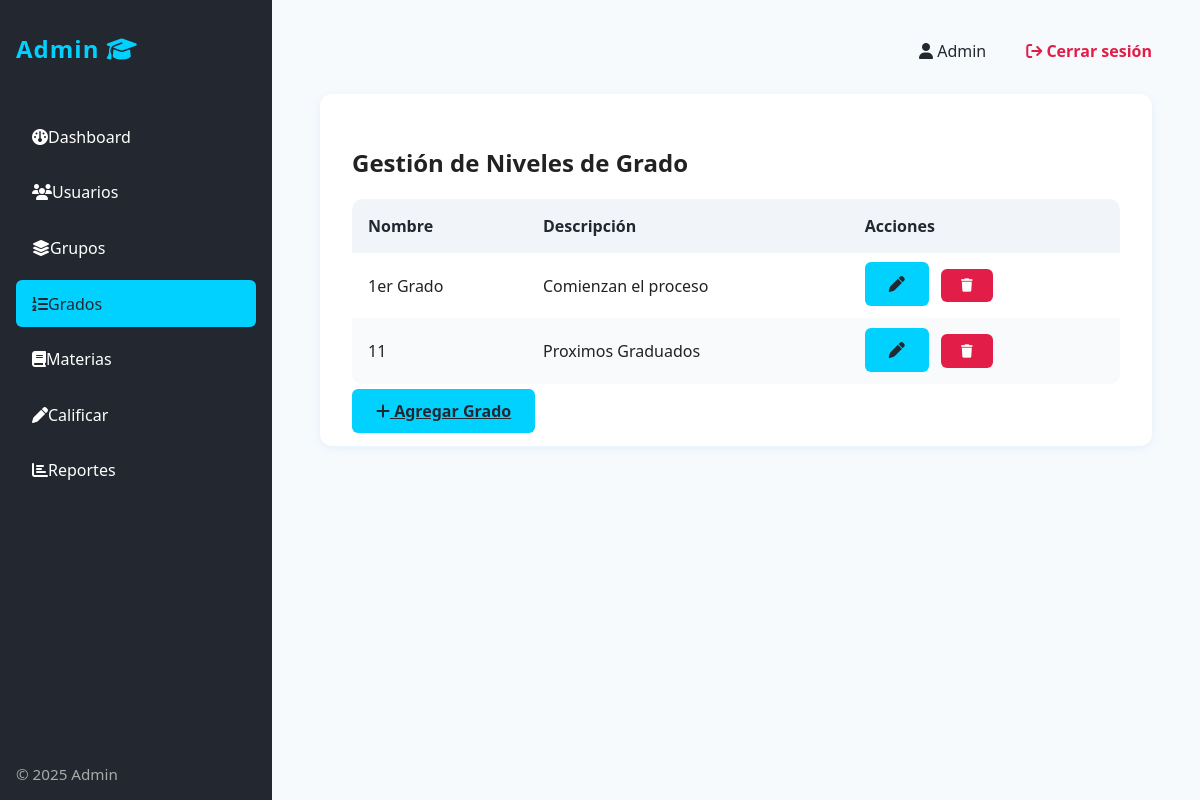
Page /admin/grade_levels (signed in) on the committed database.
### models.py (models this page shows)
class User(db.Model):
    id = db.Column(db.Integer, primary_key=True)
    username = db.Column(db.String(50), unique=True, nullable=False)
    password_hash = db.Column(db.String(128), nullable=False)
    first_name = db.Column(db.String(50), nullable=False)
    last_name = db.Column(db.String(50), nullable=False)
    is_admin = db.Column(db.Boolean, default=False)
    grade_level_id = db.Column(db.Integer, db.ForeignKey('grade_level.id'), nullable=True)
    group_id = db.Column(db.Integer, db.ForeignKey('group.id'), nullable=True)
    last_activity_at = db.Column(db.DateTime)
    created_at = db.Column(db.DateTime, default=datetime.utcnow)
    tasks = relationship('Task', backref='user', cascade="all, delete-orphan")
    class_schedules = relationship('ClassSchedule', backref='user', cascade="all, delete-orphan")
    student_subjects = db.relationship('StudentSubject', backref='user', lazy='dynamic')
    grades = db.relationship('Grade', backref='user', lazy='dynamic')
    attendances = db.relationship('Attendance', backref='user', lazy='dynamic')
    behaviors = db.relationship('Behavior', backref='user', lazy='dynamic')

class GradeLevel(db.Model):
    id = db.Column(db.Integer, primary_key=True)
    name = db.Column(db.String(50), unique=True, nullable=False)
    description = db.Column(db.Text)
    created_at = db.Column(db.DateTime, default=datetime.utcnow)
    users = relationship('User', backref='grade_level', cascade="all, delete-orphan")

### app.py (the view)
    def wrapped_view(*args, **kwargs):
        if g.user is None or not g.user.is_admin:
            flash("Acceso solo para administradores.", "danger")
            return redirect(url_for("login"))
        return view(*args, **kwargs)

### app.py (called while the page is built)
@app.before_request
def load_logged_in_user():
    user_id = session.get('user_id')
    if user_id is None:
        g.user = None
    else:
        g.user = User.query.get(user_id)
        if g.user:
            g.user.last_activity_at = datetime.utcnow()
            db.session.commit()

@app.context_processor
def inject_globals():
    now_aware = datetime.now(timezone.utc)
    return dict(current_user=g.user, current_year=now_aware.year, now=lambda: now_aware)

def admin_required(view):
    def wrapped_view(*args, **kwargs):
        if g.user is None or not g.user.is_admin:
            flash("Acceso solo para administradores.", "danger")
            return redirect(url_for("login"))
        return view(*args, **kwargs)
    wrapped_view.__name__ = view.__name__
    return wrapped_view

@app.route("/admin/grade_levels")
@admin_required
def admin_grade_levels():
    grades = GradeLevel.query.all()
    return render_template("admin_grade_levels.html", grades=grades)

### templates/admin_grade_levels.html
{% extends 'base.html' %}
{% block content_admin %}
<div class="admin-card">
    <h2>Gestión de Niveles de Grado</h2>
    <table class="admin-table">
        <thead>
            <tr>
                <th>Nombre</th>
                <th>Descripción</th>
                <th>Acciones</th>
            </tr>
        </thead>
        <tbody>
            {% for grade in grades %}
            <tr>
                <td>{{ grade.name }}</td>
                <td>{{ grade.description }}</td>
                <td>
                    <a href="{{ url_for('admin_edit_grade_level', grade_id=grade.id) }}" class="admin-btn"><i class="fa-solid fa-pen"></i></a>
                    <form action="{{ url_for('admin_delete_grade_level', grade_id=grade.id) }}" method="post" style="display:inline;" onsubmit="return confirm('¿Eliminar este grado?');">
                        <button type="submit" class="admin-btn admin-btn-danger"><i class="fa-solid fa-trash"></i></button>
                    </form>
                </td>
            </tr>
            {% endfor %}
        </tbody>
    </table>
    <a href="{{ url_for('admin_add_grade_level') }}" class="admin-btn"><i class="fa-solid fa-plus"></i> Agregar Grado</a>
</div>
{% endblock %}

### templates/base.html (shortened to what this page needs)
{% if current_user and current_user.is_admin %}
<!DOCTYPE html>
<html>
<head>
    <link rel="stylesheet" type="text/css" href="{{ url_for('static', filename='admin.css')}}" />
    <link rel="stylesheet" href="https://cdnjs.cloudflare.com/ajax/libs/font-awesome/6.4.0/css/all.min.css"/>
</head>
<body>
    <div class="admin-layout">
        <nav class="admin-sidebar">
            <div class="logo">Admin <i class="fa-solid fa-graduation-cap"></i></div>
            <a href="{{ url_for('admin_dashboard') }}" class="{% if request.endpoint == 'admin_dashboard' %}active{% endif %}"><i class="fa-solid fa-gauge"></i> Dashboard</a>
            <a href="{{ url_for('admin_users') }}" class="{% if 'admin_users' in request.endpoint %}active{% endif %}"><i class="fa-solid fa-users"></i> Usuarios</a>
            <a href="{{ url_for('admin_groups') }}" class="{% if 'admin_groups' in request.endpoint %}active{% endif %}"><i class="fa-solid fa-layer-group"></i> Grupos</a>
            <a href="{{ url_for('admin_grade_levels') }}" class="{% if 'admin_grade_levels' in request.endpoint %}active{% endif %}"><i class="fa-solid fa-list-ol"></i> Grados</a>
            <a href="{{ url_for('admin_subjects') }}" class="{% if 'admin_subjects' in request.endpoint %}active{% endif %}"><i class="fa-solid fa-book"></i> Materias</a>
            <a href="{{ url_for('admin_grade_students') }}" class="{% if 'admin_grade_students' in request.endpoint %}active{% endif %}"><i class="fa-solid fa-pen"></i> Calificar</a>
            <a href="{{ url_for('admin_reports') }}" class="{% if 'admin_reports' in request.endpoint %}active{% endif %}"><i class="fa-solid fa-chart-bar"></i> Reportes</a>
            <div class="sidebar-footer">
                <span>&copy; {{ current_year }} Admin</span>
            </div>
        </nav>
        <main class="admin-main">
            <div class="admin-header">
                <span class="user"><i class="fa-solid fa-user"></i> {{ current_user.first_name }}</span>
                <a href="{{ url_for('logout') }}" class="logout"><i class="fa-solid fa-arrow-right-from-bracket"></i> Cerrar sesión</a>
            </div>
            {% block content_admin %}{% endblock %}
        </main>
    </div>
</body>
</html>
{% endif %}

### static/admin.css (style rules this page uses)
body { font-family: 'Segoe UI', Arial, sans-serif; background: #f6fafd; margin: 0; padding: 0; color: #222; }
.admin-layout { display: flex; min-height: 100vh; background: #f6fafd; }
.admin-sidebar { width: 240px; background: #23272f; color: #fff; display: flex; flex-direction: column; padding: 2em 1em 1em 1em; box-shadow: 2px 0 8px rgba(0,0,0,0.07); }
.admin-sidebar .logo { font-size: 1.5em; font-weight: bold; margin-bottom: 2em; color: #00d1ff; letter-spacing: 1px; }
.admin-sidebar a { color: #fff; text-decoration: none; padding: 0.8em 1em; border-radius: 6px; margin-bottom: 0.5em; font-weight: 500; display: flex; align-items: center; transition: background 0.2s; }
.admin-sidebar a.active, .admin-sidebar a:hover { background: #00d1ff; color: #23272f; }
.admin-sidebar .sidebar-footer { margin-top: auto; font-size: 0.95em; color: #aaa; }
.admin-main { flex: 1; padding: 2.5em 3em; background: #f6fafd; }
.admin-header { display: flex; justify-content: flex-end; align-items: center; margin-bottom: 2em; }
.admin-header .user { font-weight: 500; margin-right: 1.5em; color: #23272f; }
.admin-header .logout { color: #e11d48; text-decoration: none; font-weight: bold; margin-left: 1em; }
.admin-card { background: #fff; border-radius: 12px; box-shadow: 0 2px 8px rgba(37,99,235,0.08); padding: 2em 2em 1.5em 2em; margin-bottom: 2em; }
.admin-table { width: 100%; border-collapse: collapse; background: #fff; margin: 1em 0; border-radius: 10px; overflow: hidden; }
.admin-table th, .admin-table td { padding: 1em; text-align: left; }
.admin-table th { background: #f1f5f9; color: #23272f; font-weight: bold; }
.admin-table tr:nth-child(even) { background: #f9fafb; }
.admin-btn { background: #00d1ff; color: #23272f; border: none; padding: 0.7em 1.5em; border-radius: 6px; font-weight: bold; cursor: pointer; margin-right: 0.5em; transition: background 0.2s; }
.admin-btn-danger { background: #e11d48; color: #fff; }

### rows in the picture
User: first_name "Admin"
GradeLevel: name "1er Grado", description "Comienzan el proceso"
GradeLevel: name "11", description "Proximos Graduados"
